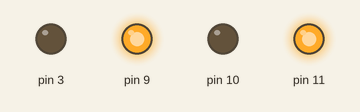
A sketch run on a simulated Arduino Uno, built with avr-gcc and run on an emulated ATmega328P. Shown: output pins drawn as LEDs (lit = HIGH). At 5.0 s the program stops and its outputs stay as they are.

Above: at 0.1 s.
At 3.1 s:
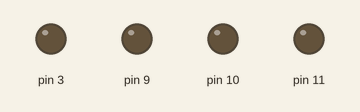
Timing chart, 0 to 4.6 s (numbered marks = the images above):
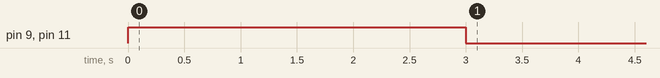

The sketch:

motor_class_test.ino
```cpp
enum Direction {
  FORWARD = 1,
  STOP = 0,
  REVERSE = -1,
};


class Motor {
  private:
    int forwardPin;
    int reversePin;
    int _direction;
    int _speed;
  public:
    Motor(int forward, int reverse) : forwardPin(forward), reversePin(reverse),
  _direction(STOP), _speed(0){}
  void setup(){
    pinMode(forwardPin, OUTPUT);
    pinMode(reversePin, OUTPUT);
    setDirection(STOP);
  }
  void updateMotors(){
    if (_direction == FORWARD){
        digitalWrite(reversePin, LOW);
        digitalWrite(forwardPin, HIGH);
    } else if (_direction == REVERSE){
        digitalWrite(forwardPin, LOW);
        digitalWrite(reversePin, HIGH);
    } else if (_direction == STOP){
        digitalWrite(forwardPin, LOW);
        digitalWrite(reversePin, LOW);
    }
  }

  void setDirection(int new_direction){
    _direction = new_direction;
    updateMotors();
  }

  int getDirection() { return _direction; }
  void setSpeed(int speed){
    if (speed > 255){
      Serial.println("Error, attempting to set speed greater than 255");
      return;
    }
    _speed = speed;
    updateMotors();
  }

};


Motor right_motor(11, 10);
Motor left_motor(9, 3);
void setup(){
  left_motor.setup();
  right_motor.setup();
  left_motor.setSpeed(0);
  right_motor.setSpeed(0);
}


void loop() {
  left_motor.setSpeed(255);
  right_motor.setSpeed(0);
  right_motor.setDirection(FORWARD);
  left_motor.setDirection(FORWARD);
  delay(3000);
  while (1 == 1){
    left_motor.setSpeed(0);
    right_motor.setSpeed(0);
    right_motor.setDirection(STOP);
    left_motor.setDirection(STOP);
    delay(1000);
  }
  while (0 == 1){
    left_motor.setDirection(FORWARD);
    right_motor.setDirection(FORWARD);
    delay(2000);
    left_motor.setDirection(REVERSE);
    right_motor.setDirection(REVERSE);
    delay(2000);
  }
  for(int i = 0; i < 0; i++){
    int speed = map(i, 0, 10, 0, 255);
    left_motor.setSpeed(speed);
    right_motor.setSpeed(speed);
    left_motor.setDirection(FORWARD);
    right_motor.setDirection(FORWARD);
    delay(2000);
    left_motor.setDirection(REVERSE);
    right_motor.setDirection(REVERSE);
    delay(2000);
  }
}
```

Measured:
- by itself, pin 9, pin 11: LOW → HIGH at 0.00 s, → LOW 3.0 s later
